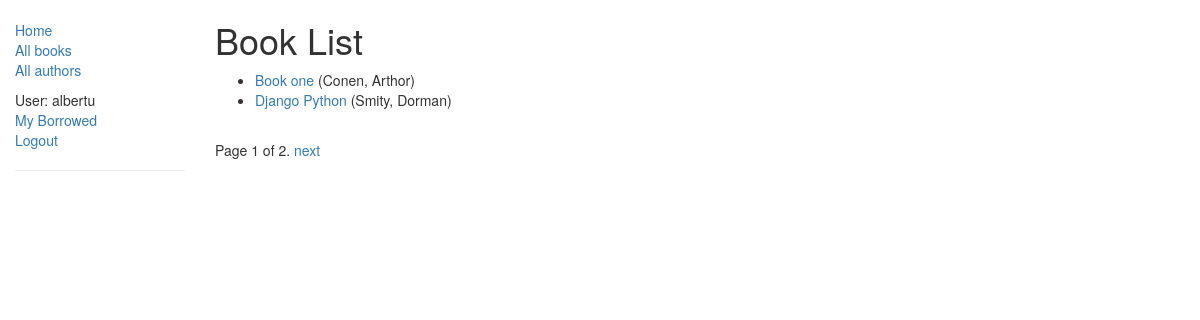
Screenshot of /catalog/books/ (signed in) with the database file from the repository.
### catalog/models.py (models this page shows, shortened)
class Book(models.Model):
    title = models.CharField(max_length=200)
    author = models.ForeignKey('Author', on_delete=models.SET_NULL, null=True)
    summary = models.TextField(max_length=1000, help_text="Enter a brief description of the book")
    isbn = models.CharField('ISBN', max_length=13,
                            help_text='13 Character <a href="https://www.isbn-international.org/content/what-isbn">ISBN number</a>')
    genre = models.ManyToManyField(Genre, help_text="Select a genre for this book")
    language = models.ManyToManyField(Language, help_text="Select a language for this book")
    def get_absolute_url(self):
        return reverse('book-detail', args=[str(self.id)])
    def display_genre(self):
        """
        Creates a string for the Genre. This is required to display genre in Admin.
        """
        return ', '.join([genre.name for genre in self.genre.all()[:3]])
    display_genre.short_description = 'Genre'
    def display_language(self):
        """
        Creates a string for the Language. This is required to display Language in Admin.
        """
        return ', '.join([language.name for language in self.language.all()[:3]])
    display_language.short_description = 'Language'
    class Meta:
        ordering = ['title']

class Author(models.Model):
    first_name = models.CharField(max_length=100)
    last_name = models.CharField(max_length=100)
    date_of_birth = models.DateField(null=True, blank=True)
    date_of_death = models.DateField('Died', null=True, blank=True)
    def __str__(self):
        return '%s, %s' % (self.last_name, self.first_name)
    class Meta:
        ordering = ['last_name']

### catalog/views.py (the view)
class BookListView(LoginRequiredMixin, generic.ListView):
    model = Book
    paginate_by = 2
    def get_queryset(self):
        return Book.objects.all() #filter(title__icontains='war')[:5]  # Get 5 catalog containing the title war
    def get_context_data(self, **kwargs):
        context = super(BookListView, self).get_context_data(**kwargs)
        context['some_data'] = 'This is just some data'
        return context

### catalog/templates/catalog/book_list.html
{% extends "base_generic.html" %}
{% block content %}
    <h1>Book List</h1>
    {% if book_list %}
    <ul>
      {% for book in book_list %}
      <li>
        <a href="{{ book.get_absolute_url }}">{{ book.title }}</a> ({{book.author}})
      </li>
      {% endfor %}
    </ul>
    {% else %}
      <p>There are no books in the library.</p>
    {% endif %}
{% endblock %}

### catalog/templates/base_generic.html (shortened to what this page needs)
<!DOCTYPE html>
<html lang="en">
<head>
  {% load static %}
  <link rel="stylesheet" href="{% static 'css/style.css' %}" />
  <link rel="stylesheet" href="https://maxcdn.bootstrapcdn.com/bootstrap/3.3.7/css/bootstrap.min.css" />
</head>
<body>
  <div class="container-fluid">
    <div class="row">
      <div class="col-sm-2">
      {% block sidebar %}
      <ul class="sidebar-nav">
          <li><a href="{% url 'index' %}">Home</a></li>
          <li><a href="{% url 'books' %}">All books</a></li>
          <li><a href="{% url 'authors' %}">All authors</a></li>
          {% if user.is_authenticated %}
             <li>User: {{ user.get_username }}</li>
             <li><a href="{% url 'my-borrowed' %}">My Borrowed</a></li>
             <li><a href="{% url 'logout'%}?next={{request.path}}">Logout</a></li>
           {% else %}
             <li><a href="{% url 'login'%}?next={{request.path}}">Login</a></li>
          {% endif %}
          <hr />
      </ul>
     {% endblock %}
      </div>
      <div class="col-sm-10 ">
      {% block content %}{% endblock %}
      {% block pagination %}
          {% if is_paginated %}
              <div class="pagination">
                  <span class="page-links">
                      <span class="page-current">
                          Page {{ page_obj.number }} of {{ page_obj.paginator.num_pages }}.
                      </span>
                      {% if page_obj.has_next %}
                          <a href="{{ request.path }}?page={{ page_obj.next_page_number }}">next</a>
                      {% endif %}
                  </span>
              </div>
          {% endif %}
        {% endblock %}
      </div>
    </div>
  </div>
</body>
</html>

### catalog/static/css/style.css (style rules this page uses)
.sidebar-nav { margin-top: 20px; padding: 0; list-style: none; }

### rows the page displays
Book: title "Book one", author "Conen, Arthor"
Book: title "Django Python", author "Smity, Dorman"

### other values shown
{{ user.get_username }} "albertu"
{{ page_obj.number }} "1"
{{ page_obj.paginator.num_pages }} "2"
